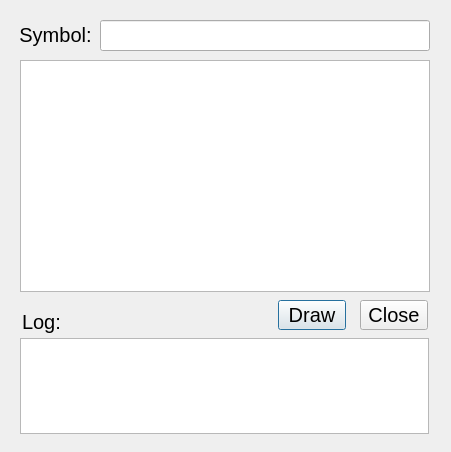
<?xml version="1.0" encoding="UTF-8"?>
<ui version="4.0">
 <class>Dialog</class>
 <widget class="QDialog" name="Dialog">
  <property name="enabled">
   <bool>true</bool>
  </property>
  <property name="geometry">
   <rect>
    <x>0</x>
    <y>0</y>
    <width>451</width>
    <height>452</height>
   </rect>
  </property>
  <property name="font">
   <font>
    <pointsize>15</pointsize>
   </font>
  </property>
  <property name="windowTitle">
   <string>Stock Close Price Chart</string>
  </property>
  <widget class="QLineEdit" name="editStkid">
   <property name="geometry">
    <rect>
     <x>100</x>
     <y>20</y>
     <width>330</width>
     <height>31</height>
    </rect>
   </property>
  </widget>
  <widget class="QLabel" name="label">
   <property name="geometry">
    <rect>
     <x>20</x>
     <y>19</y>
     <width>71</width>
     <height>31</height>
    </rect>
   </property>
   <property name="text">
    <string>Symbol:</string>
   </property>
   <property name="alignment">
    <set>Qt::AlignCenter</set>
   </property>
  </widget>
  <widget class="QPushButton" name="btnRun">
   <property name="geometry">
    <rect>
     <x>278</x>
     <y>300</y>
     <width>68</width>
     <height>30</height>
    </rect>
   </property>
   <property name="text">
    <string>Draw</string>
   </property>
  </widget>
  <widget class="QPushButton" name="btnClose">
   <property name="geometry">
    <rect>
     <x>360</x>
     <y>300</y>
     <width>68</width>
     <height>30</height>
    </rect>
   </property>
   <property name="text">
    <string>Close</string>
   </property>
  </widget>
  <widget class="QListWidget" name="listStock">
   <property name="geometry">
    <rect>
     <x>20</x>
     <y>60</y>
     <width>410</width>
     <height>232</height>
    </rect>
   </property>
   <property name="font">
    <font>
     <pointsize>14</pointsize>
    </font>
   </property>
   <property name="editTriggers">
    <set>QAbstractItemView::NoEditTriggers</set>
   </property>
   <property name="alternatingRowColors">
    <bool>true</bool>
   </property>
   <property name="spacing">
    <number>2</number>
   </property>
   <property name="sortingEnabled">
    <bool>true</bool>
   </property>
  </widget>
  <widget class="QLabel" name="label_2">
   <property name="geometry">
    <rect>
     <x>22</x>
     <y>310</y>
     <width>61</width>
     <height>24</height>
    </rect>
   </property>
   <property name="text">
    <string>Log:</string>
   </property>
  </widget>
  <widget class="QPlainTextEdit" name="txtLog">
   <property name="geometry">
    <rect>
     <x>20</x>
     <y>338</y>
     <width>409</width>
     <height>96</height>
    </rect>
   </property>
   <property name="font">
    <font>
     <family>Courier New</family>
     <pointsize>13</pointsize>
    </font>
   </property>
   <property name="lineWrapMode">
    <enum>QPlainTextEdit::NoWrap</enum>
   </property>
   <property name="readOnly">
    <bool>true</bool>
   </property>
   <property name="tabStopWidth">
    <number>4</number>
   </property>
   <property name="textInteractionFlags">
    <set>Qt::TextBrowserInteraction</set>
   </property>
  </widget>
  <zorder>editStkid</zorder>
  <zorder>label</zorder>
  <zorder>listStock</zorder>
  <zorder>label_2</zorder>
  <zorder>btnRun</zorder>
  <zorder>btnClose</zorder>
  <zorder>txtLog</zorder>
 </widget>
 <tabstops>
  <tabstop>editStkid</tabstop>
  <tabstop>listStock</tabstop>
  <tabstop>btnRun</tabstop>
  <tabstop>btnClose</tabstop>
 </tabstops>
 <resources/>
 <connections>
  <connection>
   <sender>btnClose</sender>
   <signal>clicked()</signal>
   <receiver>Dialog</receiver>
   <slot>close()</slot>
   <hints>
    <hint type="sourcelabel">
     <x>385</x>
     <y>321</y>
    </hint>
    <hint type="destinationlabel">
     <x>391</x>
     <y>43</y>
    </hint>
   </hints>
  </connection>
  <connection>
   <sender>btnRun</sender>
   <signal>clicked()</signal>
   <receiver>Dialog</receiver>
   <slot>run_stock()</slot>
   <hints>
    <hint type="sourcelabel">
     <x>296</x>
     <y>317</y>
    </hint>
    <hint type="destinationlabel">
     <x>212</x>
     <y>7</y>
    </hint>
   </hints>
  </connection>
  <connection>
   <sender>listStock</sender>
   <signal>currentRowChanged(int)</signal>
   <receiver>Dialog</receiver>
   <slot>set_stock_id()</slot>
   <hints>
    <hint type="sourcelabel">
     <x>124</x>
     <y>116</y>
    </hint>
    <hint type="destinationlabel">
     <x>9</x>
     <y>114</y>
    </hint>
   </hints>
  </connection>
  <connection>
   <sender>listStock</sender>
   <signal>doubleClicked(QModelIndex)</signal>
   <receiver>Dialog</receiver>
   <slot>set_run_stock()</slot>
   <hints>
    <hint type="sourcelabel">
     <x>74</x>
     <y>189</y>
    </hint>
    <hint type="destinationlabel">
     <x>7</x>
     <y>205</y>
    </hint>
   </hints>
  </connection>
 </connections>
 <slots>
  <slot>run_stock()</slot>
  <slot>set_stock_id()</slot>
  <slot>set_run_stock()</slot>
 </slots>
</ui>
